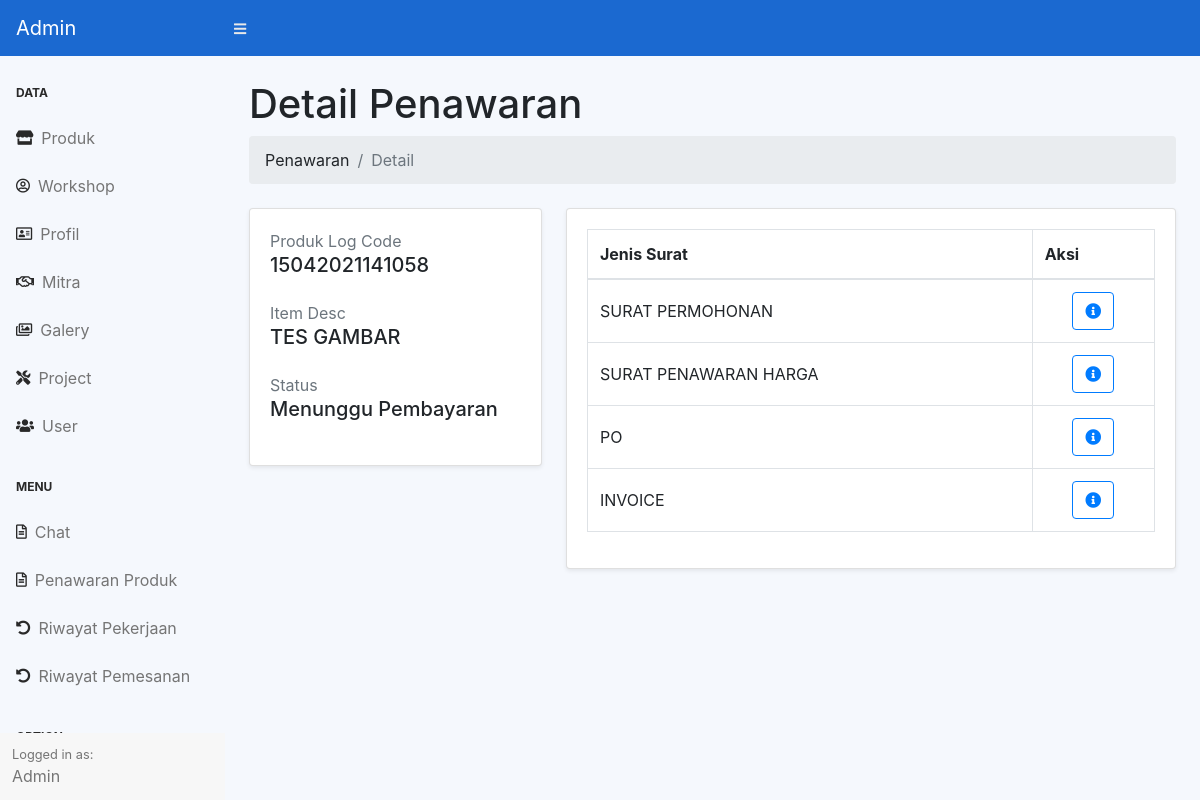
/admin/index.php?page=produk-penawaran-detail&logcode=15042021141058&itemdesc=tes gambar (signed in), run on the app's committed database.
### tables this page shows
CREATE TABLE `produk_log` (
  `id` int(11) NOT NULL,
  `id_user` int(11) NOT NULL,
  `id_produk` int(11) NOT NULL,
  `log_code` varchar(56) NOT NULL,
  `nama_perusahaan` varchar(255) NOT NULL,
  `alamat_perusahaan` varchar(255) NOT NULL,
  `kota` text NOT NULL,
  `nama_surat` varchar(128) NOT NULL,
  `harga` varchar(255) NOT NULL,
  `terbilang` varchar(255) NOT NULL,
  `jenis_surat` varchar(128) NOT NULL,
  `status_log` varchar(128) NOT NULL DEFAULT 'Menunggu Surat Penawaran Harga',
  `date` text NOT NULL,
  `ongkir` int(128) NOT NULL
);

### admin/Produk-Penawaran/detail.php (the view, shortened to what this page needs)
<div class="container-fluid">
    <h1 class="mt-4">Detail Penawaran </h1>
    <ol class="breadcrumb mb-4">
        <li class="breadcrumb-item ">Penawaran</li>
        <li class="breadcrumb-item active">Detail</li>
    </ol>
    <?php
    $cek = $koneksi->query("SELECT * FROM `produk_log` WHERE log_code='" . $_GET['logcode'] . "' ORDER BY id DESC LIMIT 1");
    $hasilcek = $cek->fetch_assoc();
    $status = $hasilcek['status_log'];
    ?>
    <div class="row">
        <div class="col-lg-4">
            <div class="card mb-4 shadow-sm">
                <div class="card-body">
                    <div class="text-muted">Produk Log Code</div>
                    <div class="h5 mb-4"><?= strtoupper($_GET['logcode']) ?></div>
                    <div class="text-muted">Item Desc</div>
                    <div class="h5 mb-4"><?= strtoupper($_GET['itemdesc']) ?></div>
                    <div class="text-muted">Status</div>
                    <div class="h5 mb-4 d-flex justify-content-between">
                        <?= $status ?>
                    </div>
                </div>
            </div>
        </div>
        <div class="col-lg-8">
            <div class="card mb-4 shadow-sm">
                <div class="card-body">
                    <div class="table-responsive">
                        <table class="table table-bordered" id="dataTable" width="100%" cellspacing="0">
                            <thead>
                                <tr>
                                    <th>Jenis Surat</th>
                                    <th>Aksi</th>
                                </tr>
                            </thead>
                            <tbody>
                                <?php $get = $koneksi->query("SELECT * FROM produk_log WHERE log_code = '" . $_GET['logcode'] . "'") ?>
                                <?php
                                while ($data = $get->fetch_assoc()) :
                                    if ($data['jenis_surat'] == 'PO') : ?>
                                        <tr>
                                            <td class="align-middle text-uppercase"><?= $data['jenis_surat'] ?></td>
                                            <td class="text-center">
                                                <a href="Produk-Penawaran/po.php?logcode=<?= $data['log_code'] ?>" class="btn btn-outline-primary" target="_blank"><i class="fas fa-info-circle"></i></a>
                                            </td>
                                        </tr>
                                    <?php elseif ($data['jenis_surat'] == 'SURAT PENAWARAN HARGA') : ?>
                                        <tr>
                                            <td class="align-middle text-uppercase"><?= $data['jenis_surat'] ?></td>
                                            <td class="text-center">
                                                <a href="Produk-Penawaran/pH.php?id=<?= $data['id'] ?>&terbilang=<?= $data['terbilang'] ?>&harga=<?= $data['harga'] ?>&logcode=<?= $data['log_code'] ?>" class="btn btn-outline-primary" target="_blank"><i class="fas fa-info-circle"></i></a>
                                            </td>
                                        </tr>
                                    <?php elseif ($data['jenis_surat'] == 'INVOICE') : ?>
                                        <tr>
                                            <td class="align-middle text-uppercase"><?= $data['jenis_surat'] ?></td>
                                            <td class="text-center">
                                                <a href="Produk-Penawaran/invoice.php?id=<?= $data['id'] ?>&terbilangs=<?= $data['terbilang'] ?>&hargas=<?= $data['harga'] ?>&logcode=<?= $data['log_code'] ?>&ongkir=<?= $data['ongkir'] ?>" class="btn btn-outline-primary" target="_blank"><i class="fas fa-info-circle"></i></a>
                                            </td>
                                        </tr>
                                    <?php else : ?>
                                        <tr>
                                            <td class="align-middle text-uppercase"><?= $data['jenis_surat'] ?></td>
                                            <td class="text-center">
                                                <a href="../assets/dokumen/<?= $data['nama_surat'] ?>" class="btn btn-outline-primary" target="_blank"><i class="fas fa-info-circle"></i></a>
                                            </td>
                                        </tr>
                                <?php endif;
                                endwhile ?>
                            </tbody>
                        </table>
                    </div>
                </div>
            </div>
        </div>
    </div>
</div>

### assets/css/customview.css (style rules this page uses)
.bg-grey { background-color: #f5f8fd !important; }

### data on the page
produk_log: status_log "Menunggu Pembayaran", jenis_surat "INVOICE"
produk_log: jenis_surat "SURAT PERMOHONAN"
produk_log: jenis_surat "SURAT PENAWARAN HARGA"
produk_log: jenis_surat "PO"

### other printed values
$_GET['logcode'] "15042021141058"
$_GET['itemdesc'] "TES GAMBAR"
